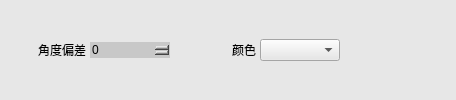
             <widget class="QWidget" name="widget_11" native="true">
              <property name="styleSheet">
               <string notr="true">background-color: rgb(231, 231, 231);</string>
              </property>
              <layout class="QHBoxLayout" name="horizontalLayout_8">
               <property name="spacing">
                <number>4</number>
               </property>
               <property name="leftMargin">
                <number>4</number>
               </property>
               <property name="topMargin">
                <number>4</number>
               </property>
               <property name="rightMargin">
                <number>4</number>
               </property>
               <property name="bottomMargin">
                <number>4</number>
               </property>
               <item>
                <widget class="QLabel" name="label_9">
                 <property name="minimumSize">
                  <size>
                   <width>82</width>
                   <height>32</height>
                  </size>
                 </property>
                 <property name="maximumSize">
                  <size>
                   <width>82</width>
                   <height>16777215</height>
                  </size>
                 </property>
                 <property name="styleSheet">
                  <string notr="true">font: 11pt &quot;微软雅黑&quot;;</string>
                 </property>
                 <property name="text">
                  <string>角度偏差</string>
                 </property>
                 <property name="alignment">
                  <set>Qt::AlignRight|Qt::AlignTrailing|Qt::AlignVCenter</set>
                 </property>
                </widget>
               </item>
               <item>
                <widget class="KSpinBoxKb" name="spinBoxAngleShift">
                 <property name="minimumSize">
                  <size>
                   <width>80</width>
                   <height>0</height>
                  </size>
                 </property>
                 <property name="maximumSize">
                  <size>
                   <width>70</width>
                   <height>16777215</height>
                  </size>
                 </property>
                 <property name="styleSheet">
                  <string notr="true">
QSpinBox
{
	
	font: 11pt &quot;微软雅黑&quot;;
	border-width:1;border-style:none;
	border-color:rgb(255, 255, 255);
	background-color: rgb(200, 200, 200);
	color::rgb(255,255, 0);

}
QSpinBox::down-button
{   
	
	background-color: rgb(200, 200, 200);
	subcontrol-origin:border;
    subcontrol-position:left;
    image: url(:/左normal.png);
    width: 20px;
    height: 30px; ;
}
QSpinBox::up-button
{
board:none;
	background-color: rgb(200, 200, 200);
	subcontrol-origin:border;
    subcontrol-position:right;
    image: url(:/右normal.png);
    width: 20px;
    height: 30px;       
}

QSpinBox::up-button:pressed
{
board:none;
background-color: rgb(103, 103, 103);
	subcontrol-origin:border;
    subcontrol-position:right;
    image: url(:/右press.png);
    width: 20px;
    height: 30px;      
}
QSpinBox::down-button:pressed
{
board:none;
background-color: rgb(103, 103, 103);
	subcontrol-origin:border;
    subcontrol-position:left;
    image: url(:/左press.png);
    width: 20px;
    height: 30px; 
}
</string>
                 </property>
                </widget>
               </item>
               <item>
                <widget class="QLabel" name="label_12">
                 <property name="minimumSize">
                  <size>
                   <width>82</width>
                   <height>32</height>
                  </size>
                 </property>
                 <property name="maximumSize">
                  <size>
                   <width>82</width>
                   <height>16777215</height>
                  </size>
                 </property>
                 <property name="styleSheet">
                  <string notr="true">font: 11pt &quot;微软雅黑&quot;;</string>
                 </property>
                 <property name="text">
                  <string>颜色</string>
                 </property>
                 <property name="alignment">
                  <set>Qt::AlignRight|Qt::AlignTrailing|Qt::AlignVCenter</set>
                 </property>
                </widget>
               </item>
               <item>
                <widget class="QComboBox" name="comboBoxLineColor">
                 <property name="minimumSize">
                  <size>
                   <width>80</width>
                   <height>0</height>
                  </size>
                 </property>
                 <property name="maximumSize">
                  <size>
                   <width>80</width>
                   <height>16777215</height>
                  </size>
                 </property>
                 <property name="styleSheet">
                  <string notr="true">font: 11pt &quot;微软雅黑&quot;;</string>
                 </property>
                </widget>
               </item>
               <item>
                <spacer name="horizontalSpacer_4">
                 <property name="orientation">
                  <enum>Qt::Horizontal</enum>
                 </property>
                 <property name="sizeHint" stdset="0">
                  <size>
                   <width>112</width>
                   <height>20</height>
                  </size>
                 </property>
                </spacer>
               </item>
              </layout>
             </widget>
